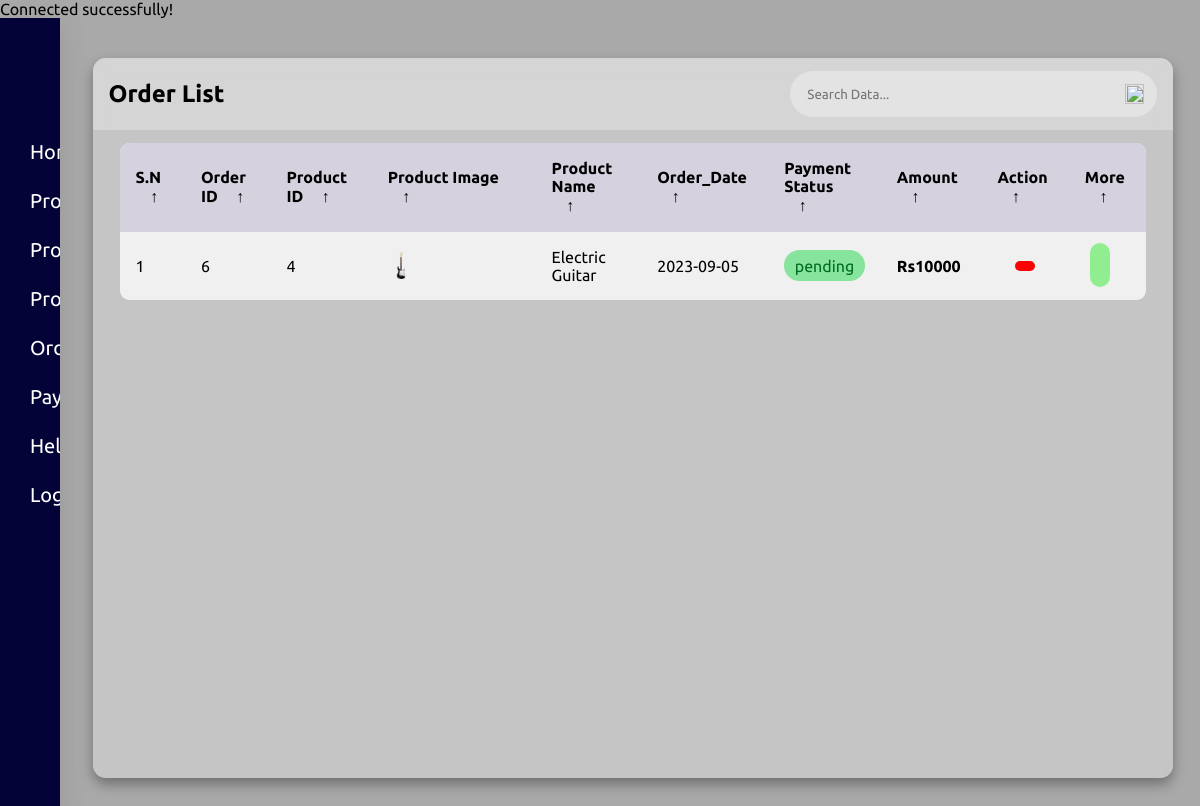
The app's page /orderlist.php (signed in) with its own data.
### tables this page shows
CREATE TABLE `ordertable` (
  `order_id` int(11) NOT NULL,
  `Product_id` int(11) NOT NULL,
  `order_date` varchar(100) NOT NULL,
  `payment_status` varchar(11) NOT NULL DEFAULT 'pending',
  `user_id` int(11) NOT NULL,
  `customer_id` int(11) NOT NULL
);

CREATE TABLE `productdetails` (
  `Product_id` int(11) NOT NULL,
  `user_id` int(11) NOT NULL,
  `product_name` varchar(100) NOT NULL,
  `category_name` varchar(100) NOT NULL,
  `product_price` varchar(500) NOT NULL,
  `product_image` varchar(300) NOT NULL,
  `product_age` varchar(10) NOT NULL,
  `product_bio` varchar(500) NOT NULL,
  `sell_status` varchar(100) NOT NULL DEFAULT 'pending',
  `display_home` int(1) NOT NULL DEFAULT 1
);

### orderlist.php (the view, shortened to what this page needs)
<?php
include('php/connector.php');
$userid = $_SESSION['user_id'];
?>
<!DOCTYPE html>
<html lang="en">
<head>
    <link rel="stylesheet" href="css/orderlist.css">
    <link rel="stylesheet" href="view/app/usermenu.css">
</head>
<body>
    <div class="adminmain-container" style="max-width:100%;">
        <div class="menudiv"><?php include("view/app/usermenu.php") ?></div>
        <div class="dashdiv">
            <main class="table">
                <section class="table__header">
                    <h1>Order List</h1>
                    <div class="input-group">
                        <input type="search" placeholder="Search Data...">
                        <img src="images/search.png" alt="">
                    </div>
                </section>
                <section class="table__body">
                    <table>
                        <thead>
                            <tr>
                                <th>S.N <span class="icon-arrow">&UpArrow;</span></th>
                                <th>Order ID <span class="icon-arrow">&UpArrow;</span></th>
                                <th> Product ID <span class="icon-arrow">&UpArrow;</span></th>
                                <th> Product Image <span class="icon-arrow">&UpArrow;</span></th>
                                <th> Product Name <span class="icon-arrow">&UpArrow;</span></th>
                                <th> Order_Date <span class="icon-arrow">&UpArrow;</span></th>
                                <th> Payment Status <span class="icon-arrow">&UpArrow;</span></th>
                                <th> Amount <span class="icon-arrow">&UpArrow;</span></th>
                                <th> Action <span class="icon-arrow">&UpArrow;</span></th>
                                <th> More<span class="icon-arrow">&UpArrow;</span></th>
                            </tr>
                        </thead>
                        <tbody>
                            <?php
                            $sql = "SELECT * FROM  ordertable od JOIN productdetails pd ON od.Product_id=pd.Product_id WHERE od.customer_id=$userid ";
                            $r = mysqli_query($con, $sql);
                            $sn=1;
                            while ($data = mysqli_fetch_assoc($r)) {
                            ?>
                                <tr>
                                    <td> <?php echo $sn ?> </td>
                                    <td> <?php echo $data['order_id'] ?> </td>
                                    <td> <?php echo $data['Product_id'] ?> </td>
                                    <td> <img src="<?php echo $data['product_image'] ?>" alt=""></td>
                                    <td> <?php echo $data['product_name'] ?></td>
                                    <td> <?php echo $data['order_date'] ?> </td>
                                    <td>
                                        <p class="status delivered"><?php echo $data['payment_status'] ?></p>
                                    </td>
                                    <td> <strong> Rs<?php echo $data['product_price'] ?> </strong></td>
                                        <?php $order_id = $data['order_id'];
                                        $Product_id=$data['Product_id'];
                                        $confirmation_status = $data['payment_status'];
                                        $status_text = ($confirmation_status == 'Confirmed') ? 'Completed' : '<a href="#" onclick="show(' . $order_id . ',' . $Product_id . ')" class="pbtn_1"><ion-icon name="trash-outline"></ion-icon></a>';
                                        echo '<td id="action" class="pbtn" style="height:100%;">';
                                        echo '<div class="btndiv">';
                                        echo $status_text;
                                        echo '</div>';
                                        echo '</td>';
                                        ?>
                                    <?php
                                    $order_id = $data['order_id'];
                                    ?>
                                    <td>
                                        <a class="view" href="productcard_order.php?orderid= <?php echo $order_id ?>"><ion-icon name="eye-outline"></ion-icon></a>
                                    </td>
                                </tr>
                                <?php $sn++; ?>
                            <?php } ?>
                        </tbody>
                    </table>
                </section>
            </main>
        </div>
    </div>
<!DOCTYPE html>
<html>
<head>
</head>
<body>
</body>
</html>
</body>
</html>

### css/orderlist.css (style rules this page uses)
* { margin: 0; padding: 0; box-sizing: border-box; font-family: sans-serif; }
body { min-height: 100vh; background-color: rgba(128, 128, 128, 0.676) }
main.table { margin: 40px auto; width: 90vw; height: 90vh; background-color: #fff5; backdrop-filter: blur(7px); box-shadow: 0 .4rem .8rem #0005; border-radius: .8rem; overflow: hidden; }
.table__header { width: 100%; height: 10%; background-color: #fff4; padding: .8rem 1rem; display: flex; justify-content: space-between; align-items: center; }
.table__header .input-group { width: 35%; height: 100%; background-color: #fff5; padding: 0 .8rem; border-radius: 2rem; display: flex; justify-content: center; align-items: center; transition: .2s; }
.table__header .input-group img { width: 1.2rem; height: 1.2rem; }
.table__header .input-group input { width: 100%; padding: 0 .5rem 0 .3rem; background-color: transparent; border: none; outline: none; }
.table__body { width: 95%; max-height: calc(89% - 1.6rem); background-color: #fffb; margin: .8rem auto; border-radius: .6rem; overflow: auto; overflow: overlay; }
table { width: 100%; }
td img { width: 20%; margin-right: .5rem; vertical-align: middle; }
table, th, td { border-collapse: collapse; padding: 1rem; text-align: left; }
thead th { position: sticky; top: 0; left: 0; background-color: #d5d1defe; cursor: pointer; text-transform: capitalize; }
tbody tr { --delay: .1s; transition: .5s ease-in-out var(--delay), background-color 0s; }
tbody tr td, tbody tr td p, tbody tr td img { transition: .2s ease-in-out; }
.status { padding: .4rem 0; border-radius: 2rem; text-align: center; }
.status.delivered { background-color: #86e49d; color: #006b21; }
thead th span.icon-arrow { display: inline-block; width: 1.3rem; height: 1.3rem; border-radius: 50%; border: 1.4px solid transparent; text-align: center; font-size: 1rem; margin-left: .5rem; transition: .2s ease-in-out; }
* { margin:0px; padding:0px; font-family: 'Barlow', sans-serif; font-family: 'Lato', sans-serif; font-family: 'Roboto', sans-serif; font-family: 'Ubuntu', sans-serif; }
.adminmain-container { display:flex; max-width: 100%; }
.dashdiv { flex:1; margin-left: 65px; }
.menudiv { position:fixed; z-index: 999; width: 200px; }

### view/app/usermenu.css (style rules this page uses)
* { margin:0px; padding:0px; font-family: 'Barlow', sans-serif; font-family: 'Lato', sans-serif; font-family: 'Roboto', sans-serif; font-family: 'Ubuntu', sans-serif; }

### orderlist.php (style rules this page uses)
.adminmain-container { display: flex; max-width: 100%; }
.dashdiv { flex: 1; margin-left: 65px; }
.menudiv { position: fixed; z-index: 999; width: 200px; }
.btndiv { display: flex; margin-top: auto; justify-content: center; align-items: center; }
.pbtn_1 { text-decoration: none; border: none; background-color: red; padding: 5px 10px; font-size: 26px; border-radius: 10px; color: white; margin: 5px; }
.view { text-decoration: none; border: none; background-color: lightgreen; padding: 5px 10px; font-size: 30px; text-align: center; border-radius: 10px; color: white; margin: 5px; }
* { margin: 0px; padding: 0px; font-family: 'Barlow', sans-serif; font-family: 'Lato', sans-serif; font-family: 'Roboto', sans-serif; font-family: 'Ubuntu', sans-serif; }

### records on screen
ordertable: order_id "6", Product.Product_id "4", Product.product_image (picture), Product.product_name "Electric Guitar", order_date "2023-09-05", payment_status "pending", Product.product_price "10000"
